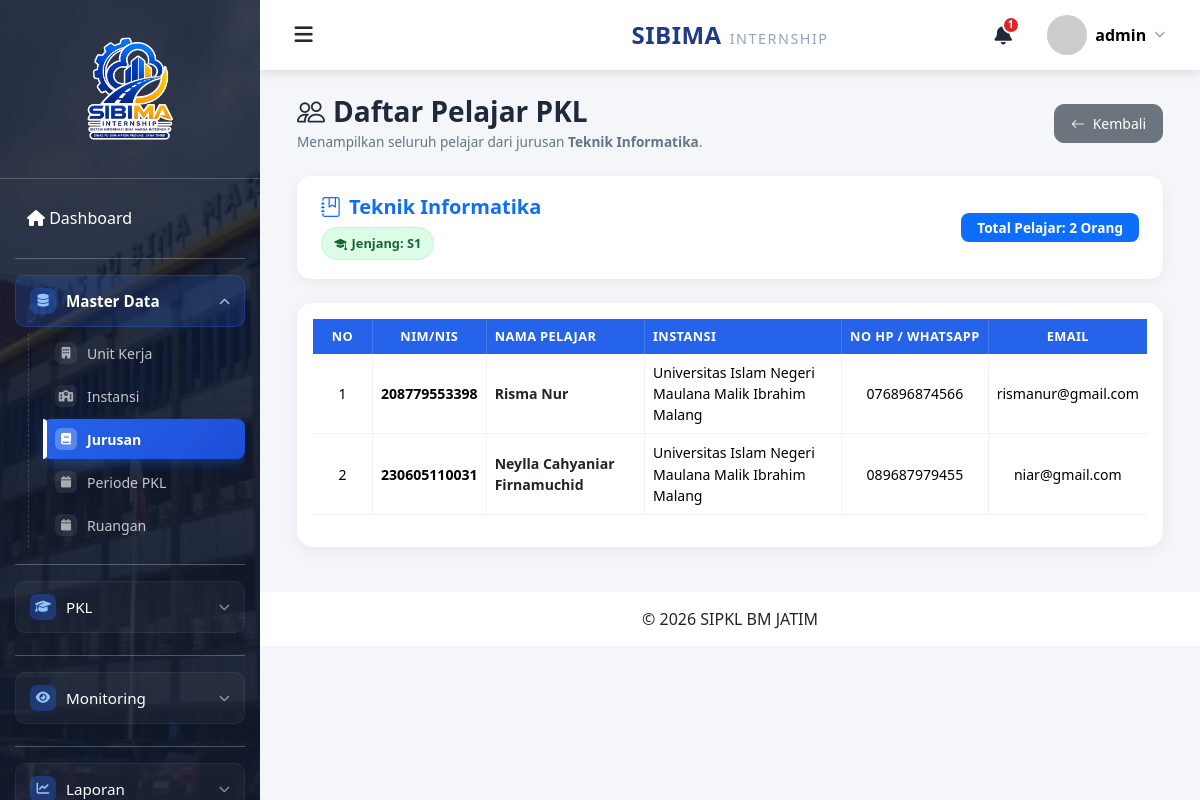
/admin/jurusan/daftar_pelajar.php?id=1 (signed in), run on the app's committed database.
### tables this page shows
CREATE TABLE `jurusan` (
  `id` bigint(20) NOT NULL,
  `nama_jurusan` varchar(255) NOT NULL,
  `jenjang` enum('SMA','SMK','MA','D3','D4','S1','S2') DEFAULT NULL,
  `created_at` timestamp NULL DEFAULT NULL,
  `updated_at` timestamp NULL DEFAULT NULL
);

CREATE TABLE `pelajar` (
  `id` bigint(20) NOT NULL,
  `user_id` bigint(20) DEFAULT NULL,
  `nim` varchar(30) DEFAULT NULL,
  `nama` varchar(100) DEFAULT NULL,
  `instansi_id` int(11) NOT NULL,
  `jurusan_id` int(11) DEFAULT NULL,
  `id_ruangan` int(11) DEFAULT NULL,
  `alamat` text DEFAULT NULL,
  `no_hp` varchar(20) DEFAULT NULL,
  `email` varchar(100) DEFAULT NULL,
  `foto` varchar(255) DEFAULT NULL,
  `created_at` timestamp NULL DEFAULT NULL,
  `updated_at` timestamp NULL DEFAULT NULL,
  `last_notif_read` datetime DEFAULT NULL
);

CREATE TABLE `instansi` (
  `id` bigint(20) NOT NULL,
  `nama_instansi` varchar(255) NOT NULL,
  `alamat` text DEFAULT NULL,
  `kota` varchar(100) DEFAULT NULL,
  `created_at` timestamp NULL DEFAULT NULL,
  `updated_at` timestamp NULL DEFAULT NULL
);

### admin/jurusan/daftar_pelajar.php (the view, shortened to what this page needs)
<?php
    include "../../config/config.php";
    $id_jurusan = isset($_GET['id']) ? mysqli_real_escape_string($conn, $_GET['id']) : '';
    $query_jurusan = mysqli_query($conn, "SELECT * FROM jurusan WHERE id = '$id_jurusan'");
    $jurusan = mysqli_fetch_assoc($query_jurusan);
    $query_pelajar = mysqli_query($conn, "
    SELECT p.*, i.nama_instansi
    FROM pelajar p
    LEFT JOIN instansi i ON p.instansi_id = i.id
    WHERE p.jurusan_id = '$id_jurusan'
    ORDER BY p.id DESC
");
    $jenjang      = strtoupper(trim($jurusan['jenjang']));
    $jenjangClass = match ($jenjang) {
    'SMA'   => 'jenjang-sma',
    'SMK'   => 'jenjang-smk',
    'MA'    => 'jenjang-ma',
    'D3'    => 'jenjang-d3',
    'D4'    => 'jenjang-d4',
    'S1'    => 'jenjang-s1',
    'S2'    => 'jenjang-s2',
    'S3'    => 'jenjang-s3',
    default => 'jenjang-default',
    };
    include "../../include/header.php";
    include "../../include/navbar.php";
    include "../../include/sidebar.php";
?>
<div class="container-fluid">
    <div class="page-header-bar">
        <div>
            <h3><i class="bi bi-people me-2"></i>Daftar Pelajar PKL</h3>
            <p>Menampilkan seluruh pelajar dari jurusan
                <b><?php echo htmlspecialchars($jurusan['nama_jurusan']); ?></b>.
            </p>
        </div>
        <a href="index.php" class="btn btn-secondary btn-sm px-3 py-2" style="border-radius: 10px;">
            <i class="bi bi-arrow-left me-1"></i> Kembali
        </a>
    </div>
    <div class="jurusan-info-box">
        <div>
            <h5 class="fw-bold text-primary mb-2"><i
                    class="bi bi-journal-bookmark me-2"></i><?php echo htmlspecialchars($jurusan['nama_jurusan']); ?>
            </h5>
            <span class="badge-jenjang <?php echo $jenjangClass; ?>">
                <i class="bi bi-mortarboard-fill"></i> Jenjang:
                <?php echo ! empty($jurusan['jenjang']) ? htmlspecialchars($jurusan['jenjang']) : '-'; ?>
            </span>
        </div>
        <div>
            <span class="badge bg-primary px-3 py-2" style="font-size: 0.85rem; border-radius: 8px;">
                Total Pelajar: <?php echo mysqli_num_rows($query_pelajar); ?> Orang
            </span>
        </div>
    </div>
    <div class="card card-table">
        <div class="card-body">
            <div class="table-responsive">
                <table id="tabelPelajarJurusan" class="table table-hover table-modern-pelajar">
                    <thead>
                        <tr>
                            <th width="60">No</th>
                            <th>NIM/NIS</th>
                            <th class="text-left-col">Nama Pelajar</th>
                            <th class="text-left-col">Instansi</th>
                            <th>No HP / WhatsApp</th>
                            <th>Email</th>
                        </tr>
                    </thead>
                    <tbody>
                        <?php
                            $no = 1;
                            if (mysqli_num_rows($query_pelajar) > 0) {
                                while ($row = mysqli_fetch_assoc($query_pelajar)) {
                                ?>
                        <tr>
                            <td><?php echo $no++; ?></td>
                            <td><span class="fw-semibold"><?php echo htmlspecialchars($row['nim']); ?></span></td>
                            <td class="text-left-col fw-bold text-dark"><?php echo htmlspecialchars($row['nama']); ?>
                            </td>
                            <td class="text-left-col">
                                <?php echo ! empty($row['nama_instansi']) ? htmlspecialchars($row['nama_instansi']) : '<span class="text-muted">-</span>'; ?>
                            </td>
                            <td><?php echo ! empty($row['no_hp']) ? htmlspecialchars($row['no_hp']) : '-'; ?></td>
                            <td><?php echo ! empty($row['email']) ? htmlspecialchars($row['email']) : '-'; ?></td>
                        </tr>
                        <?php
                            }
                            }
                        ?>
                    </tbody>
                </table>
            </div>
        </div>
    </div>
</div>
<?php include "../../include/footer.php"; ?>

### assets/css/style.css (style rules this page uses)
* { margin:0; padding:0; box-sizing:border-box; }
body { background:#f4f6f9; font-family:'Segoe UI',sans-serif; }
a { text-decoration:none; }
.card { border:none; border-radius:15px; box-shadow:0 5px 15px rgba(0,0,0,.08); }

### admin/jurusan/daftar_pelajar.php (style rules this page uses)
.page-header-bar { display: flex; justify-content: space-between; align-items: center; margin-bottom: 1.5rem; }
.page-header-bar h3 { font-weight: 700; color: #1e293b; margin: 0; }
.page-header-bar p { color: #64748b; font-size: 0.85rem; margin: 0.2rem 0 0; }
.card-table { border: none; border-radius: 16px; box-shadow: 0 4px 18px rgba(0, 0, 0, 0.06); }
table.table-modern-pelajar { border-collapse: separate !important; border-spacing: 0; width: 100% !important; }
table.table-modern-pelajar thead th { background: #2563eb; color: #fff; border: none !important; font-size: 0.8rem; text-transform: uppercase; letter-spacing: 0.4px; white-space: nowrap; text-align: center; border-right: 1px solid rgba(255, 255, 255, 0.15) !important; }
table.table-modern-pelajar thead th:last-child { border-right: none !important; }
table.table-modern-pelajar thead th.text-left-col { text-align: left; }
table.table-modern-pelajar tbody td { vertical-align: middle; font-size: 0.88rem; border-color: #eef1f5 !important; text-align: center; border-right: 1px solid #eef1f5; }
table.table-modern-pelajar tbody td.text-left-col { text-align: left !important; }
table.table-modern-pelajar tbody td:last-child { border-right: none; }
.jurusan-info-box { background: #fff; border-radius: 14px; padding: 1.2rem 1.5rem; box-shadow: 0 4px 14px rgba(0, 0, 0, 0.05); margin-bottom: 1.5rem; display: flex; justify-content: space-between; align-items: center; }
.badge-jenjang { padding: 0.35rem 0.75rem; border-radius: 20px; font-weight: 600; font-size: 0.8rem; display: inline-flex; align-items: center; gap: 0.3rem; }
.jenjang-s1 { background: #dcfce7; color: #166534; border: 1px solid #bbf7d0; }

### data on the page
jurusan: nama_jurusan "Teknik Informatika", jenjang "S1"
pelajar: nim "208779553398", nama "Risma Nur", instansi.nama_instansi "Universitas Islam Negeri Maulana Malik Ibrahim Malang", no_hp "076896874566", email "rismanur@gmail.com"
pelajar: nim "230605110031", nama "Neylla Cahyaniar Firnamuchid", instansi.nama_instansi "Universitas Islam Negeri Maulana Malik Ibrahim Malang", no_hp "089687979455", email "niar@gmail.com"

### other printed values
$totalNotifikasi "1"
$_SESSION['nama'] "admin"
mysqli_num_rows($query_pelajar) "2"
